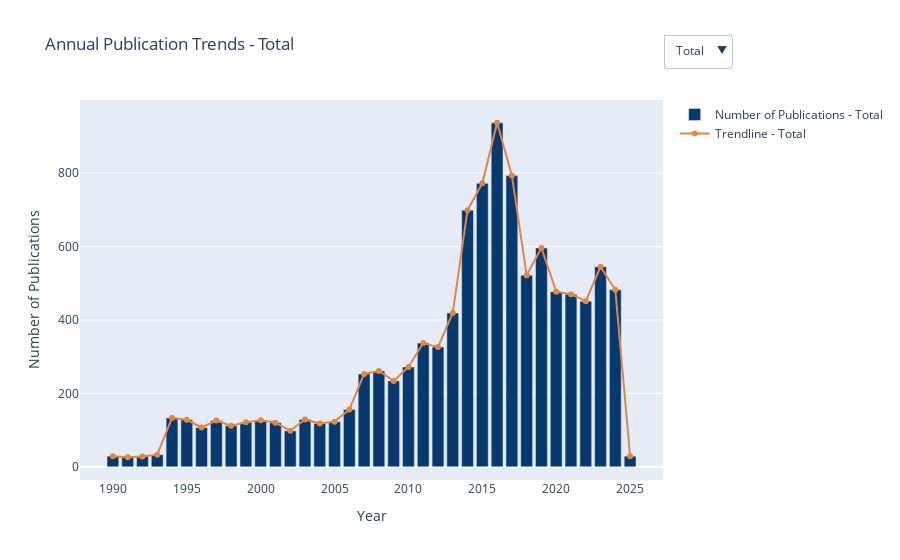

Write notebook code for a chart like this one.
### Code cell
fig = go.Figure()


fig.add_trace(
    go.Bar(x=yearly_pub['Publication Year'], y=yearly_pub['Number of Pubs'], 
           marker_color='#063970', name='Number of Publications - Total')
)
fig.add_trace(
    go.Scatter(x=yearly_pub['Publication Year'], y=yearly_pub['Number of Pubs'],
               mode='lines+markers', line=dict(color='#e28743'), name='Trendline - Total')
)


fig.add_trace(
    go.Bar(x=yearly_pub_chb['Publication Year'], y=yearly_pub_chb['Number of Pubs'], 
           marker_color='blue', name='Number of Publications - CHB', visible=False)
)
fig.add_trace(
    go.Scatter(x=yearly_pub_chb['Publication Year'], y=yearly_pub_chb['Number of Pubs'],
               mode='lines+markers', line=dict(color='red'), name='Trendline - CHB', visible=False)
)


fig.add_trace(
    go.Bar(x=yearly_pub_hcs['Publication Year'], y=yearly_pub_hcs['Number of Pubs'], 
           marker_color='green', name='Number of Publications - HCS', visible=False)
)
fig.add_trace(
    go.Scatter(x=yearly_pub_hcs['Publication Year'], y=yearly_pub_hcs['Number of Pubs'],
               mode='lines+markers', line=dict(color='purple'), name='Trendline - HCS', visible=False)
)


updatemenus = [
    dict(
        buttons=list([
            dict(label="Total",
                 method="update",
                 args=[{"visible": [True, True, False, False, False, False]},
                       {"title": "Annual Publication Trends - Total"}]),
            dict(label="CHB",
                 method="update",
                 args=[{"visible": [False, False, True, True, False, False]},
                       {"title": "Annual Publication Trends in COMPUTERS IN HUMAN BEHAVIOR"}]),
            dict(label="HCS",
                 method="update",
                 args=[{"visible": [False, False, False, False, True, True]},
                       {"title": "Annual Publication Trends in INTERNATIONAL JOURNAL OF HUMAN-COMPUTER STUDIES"}])
        ]),
        direction="down",
        pad={"r": 10, "t": 10},
        showactive=True,
        x=1,
        xanchor="left",
        y=1.2,
        yanchor="top"
    )
]

# 更新布局
fig.update_layout(
    title="Annual Publication Trends - Total",
    xaxis_title='Year',
    yaxis_title='Number of Publications',
    updatemenus=updatemenus
)

fig.show()

### Figure 1 — Plotly figure (JSON) as saved in the notebook; plotly's stock layout.template omitted (floating-point values rounded to 4 significant figures)
{"data": [{"marker": {"color": "#063970"}, "name": "Number of Publications - Total", "type": "bar", "x": [1990, 1991, 1992, 1993, 1994, 1995, 1996, 1997, 1998, 1999, 2000, 2001, 2002, 2003, 2004, 2005, 2006, 2007, 2008, 2009, 2010, 2011, 2012, 2013, 2014, 2015, 2016, 2017, 2018, 2019, 2020, 2021, 2022, 2023, 2024, 2025], "y": [29, 26, 28, 33, 133, 128, 107, 126, 112, 121, 127, 120, 98, 129, 118, 123, 156, 253, 261, 234, 272, 337, 326, 419, 699, 772, 937, 793, 522, 596, 477, 470, 451, 545, 482, 29]}, {"line": {"color": "#e28743"}, "mode": "lines+markers", "name": "Trendline - Total", "type": "scatter", "x": [1990, 1991, 1992, 1993, 1994, 1995, 1996, 1997, 1998, 1999, 2000, 2001, 2002, 2003, 2004, 2005, 2006, 2007, 2008, 2009, 2010, 2011, 2012, 2013, 2014, 2015, 2016, 2017, 2018, 2019, 2020, 2021, 2022, 2023, 2024, 2025], "y": [29, 26, 28, 33, 133, 128, 107, 126, 112, 121, 127, 120, 98, 129, 118, 123, 156, 253, 261, 234, 272, 337, 326, 419, 699, 772, 937, 793, 522, 596, 477, 470, 451, 545, 482, 29]}, {"marker": {"color": "blue"}, "name": "Number of Publications - CHB", "type": "bar", "visible": false, "x": [1990, 1991, 1992, 1993, 1994, 1995, 1996, 1997, 1998, 1999, 2000, 2001, 2002, 2003, 2004, 2005, 2006, 2007, 2008, 2009, 2010, 2011, 2012, 2013, 2014, 2015, 2016, 2017, 2018, 2019, 2020, 2021, 2022, 2023, 2024, 2025], "y": [29, 26, 28, 33, 45, 53, 39, 55, 38, 41, 38, 40, 51, 51, 46, 58, 72, 183, 194, 156, 212, 273, 264, 335, 631, 686, 869, 698, 451, 456, 385, 364, 366, 422, 355, 20]}, {"line": {"color": "red"}, "mode": "lines+markers", "name": "Trendline - CHB", "type": "scatter", "visible": false, "x": [1990, 1991, 1992, 1993, 1994, 1995, 1996, 1997, 1998, 1999, 2000, 2001, 2002, 2003, 2004, 2005, 2006, 2007, 2008, 2009, 2010, 2011, 2012, 2013, 2014, 2015, 2016, 2017, 2018, 2019, 2020, 2021, 2022, 2023, 2024, 2025], "y": [29, 26, 28, 33, 45, 53, 39, 55, 38, 41, 38, 40, 51, 51, 46, 58, 72, 183, 194, 156, 212, 273, 264, 335, 631, 686, 869, 698, 451, 456, 385, 364, 366, 422, 355, 20]}, {"marker": {"color": "green"}, "name": "Number of Publications - HCS", "type": "bar", "visible": false, "x": [1994, 1995, 1996, 1997, 1998, 1999, 2000, 2001, 2002, 2003, 2004, 2005, 2006, 2007, 2008, 2009, 2010, 2011, 2012, 2013, 2014, 2015, 2016, 2017, 2018, 2019, 2020, 2021, 2022, 2023, 2024, 2025], "y": [88, 75, 68, 71, 74, 80, 89, 80, 47, 78, 72, 65, 84, 70, 67, 78, 60, 64, 62, 84, 68, 86, 68, 95, 71, 140, 92, 106, 85, 123, 127, 9]}, {"line": {"color": "purple"}, "mode": "lines+markers", "name": "Trendline - HCS", "type": "scatter", "visible": false, "x": [1994, 1995, 1996, 1997, 1998, 1999, 2000, 2001, 2002, 2003, 2004, 2005, 2006, 2007, 2008, 2009, 2010, 2011, 2012, 2013, 2014, 2015, 2016, 2017, 2018, 2019, 2020, 2021, 2022, 2023, 2024, 2025], "y": [88, 75, 68, 71, 74, 80, 89, 80, 47, 78, 72, 65, 84, 70, 67, 78, 60, 64, 62, 84, 68, 86, 68, 95, 71, 140, 92, 106, 85, 123, 127, 9]}], "layout": {"title": {"text": "Annual Publication Trends - Total"}, "updatemenus": [{"buttons": [{"args": [{"visible": [true, true, false, false, false, false]}, {"title": "Annual Publication Trends - Total"}], "label": "Total", "method": "update"}, {"args": [{"visible": [false, false, true, true, false, false]}, {"title": "Annual Publication Trends in COMPUTERS IN HUMAN BEHAVIOR"}], "label": "CHB", "method": "update"}, {"args": [{"visible": [false, false, false, false, true, true]}, {"title": "Annual Publication Trends in INTERNATIONAL JOURNAL OF HUMAN-COMPUTER STUDIES"}], "label": "HCS", "method": "update"}], "direction": "down", "pad": {"r": 10, "t": 10}, "showactive": true, "x": 1, "xanchor": "left", "y": 1.2, "yanchor": "top"}], "xaxis": {"title": {"text": "Year"}}, "yaxis": {"title": {"text": "Number of Publications"}}}}
